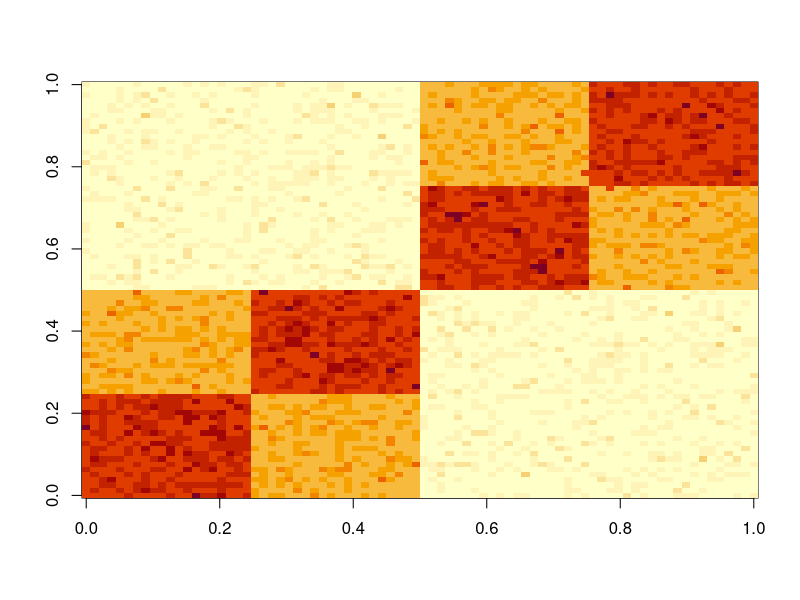
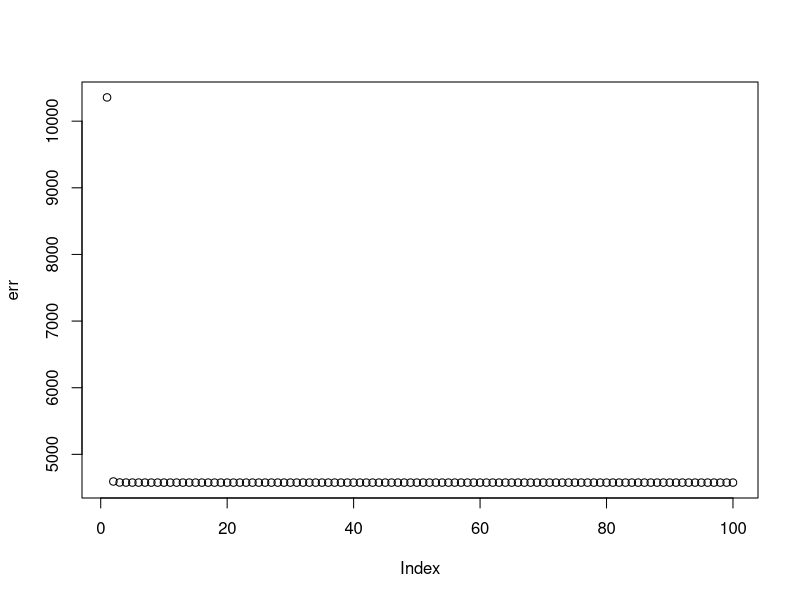
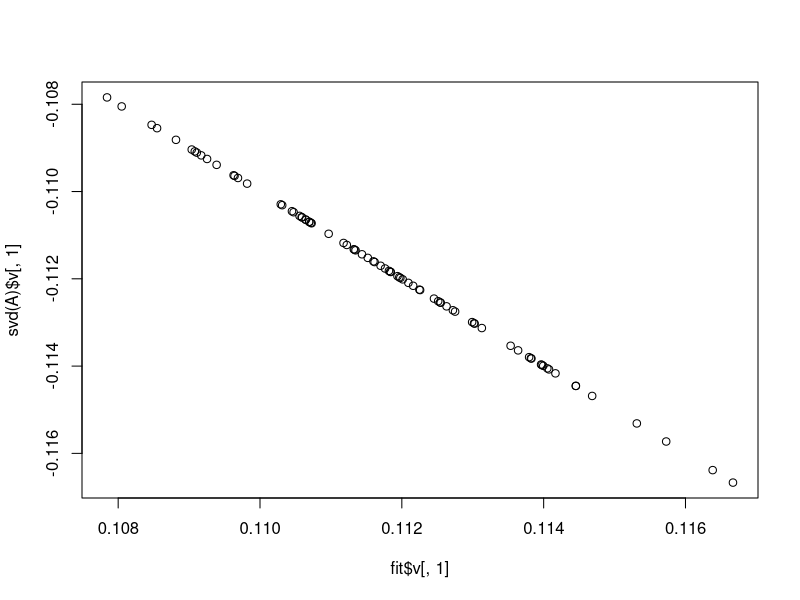
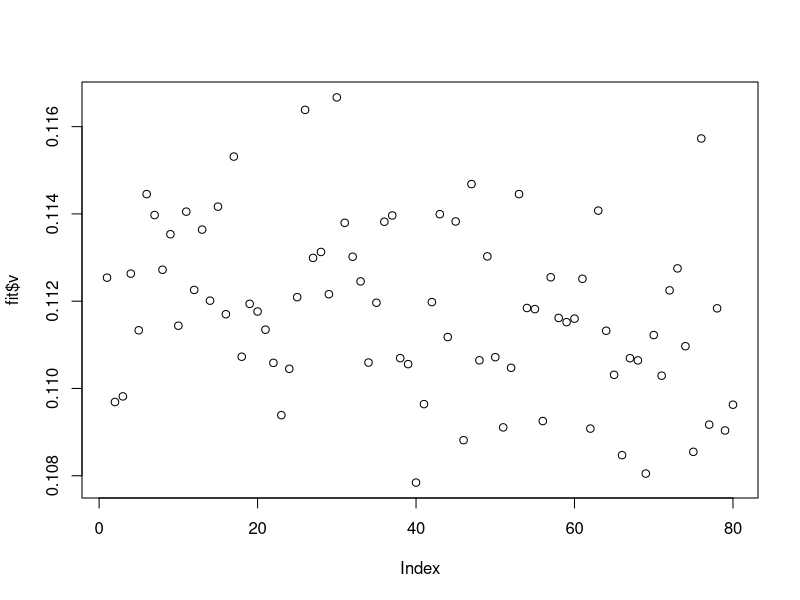
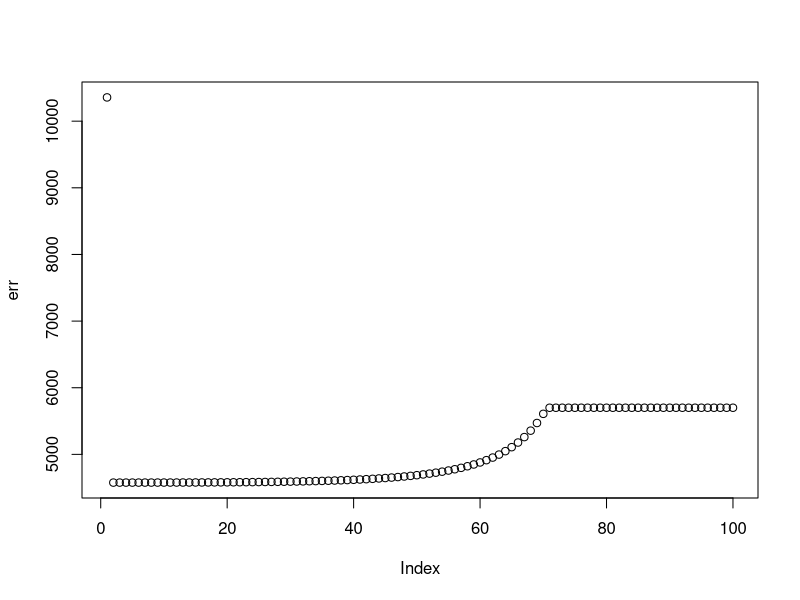
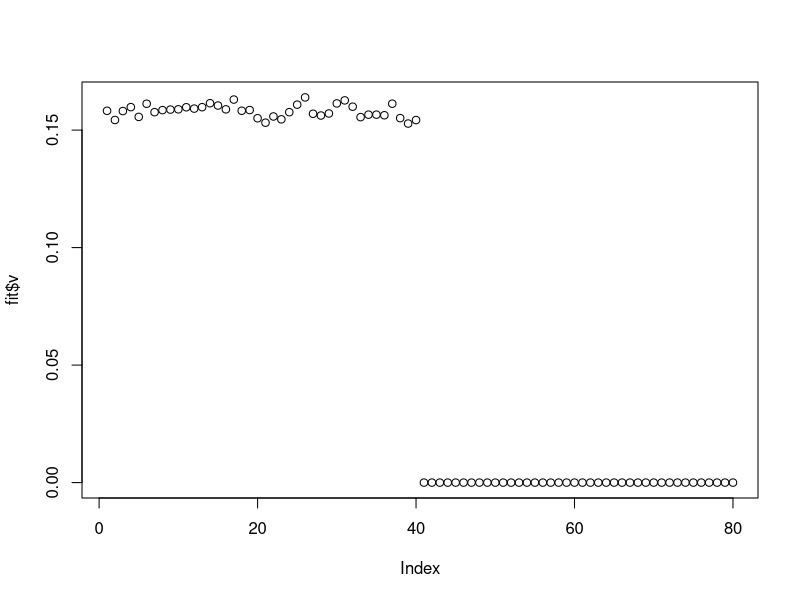
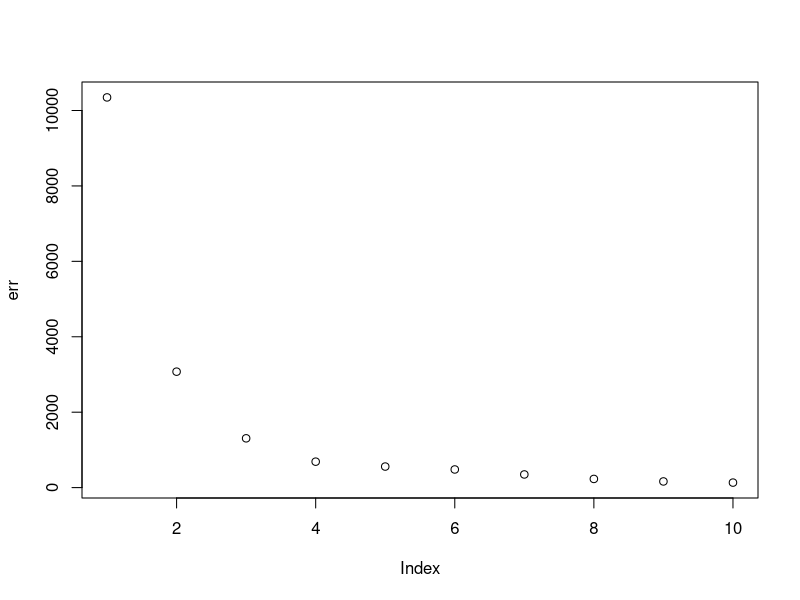
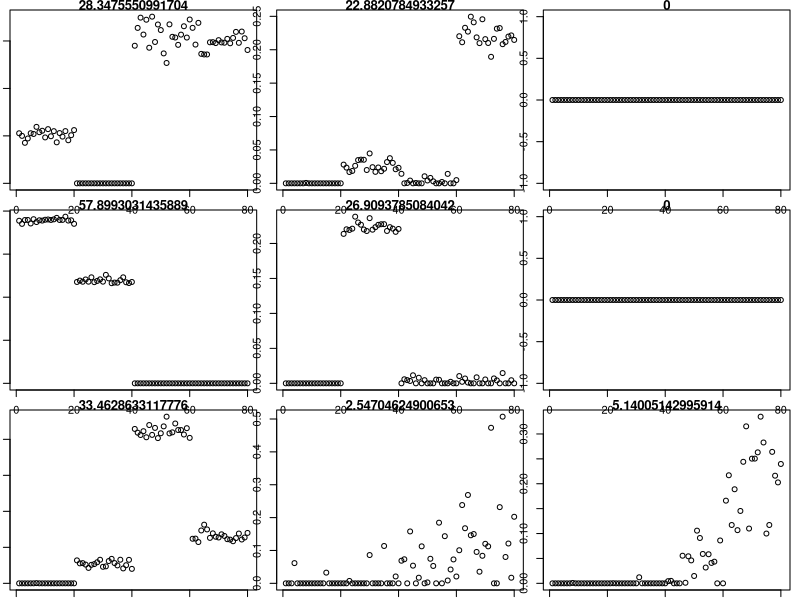

These charts were generated, in order, by the following R code:
## ---- chunk 1
# minimize ||S - vDv'|| + \lambda \sum abs(v) subject to v>0 
# lambda is the strength of the L1 penalty
sym_nmf_update = function(S,v,d,lambda=0){
  K = ncol(v)
  for(k in 1:K){
    U = v[,-k,drop=FALSE]
    D = diag(d[-k],nrow=length(d[-k]))
    
    newv = pmax(S %*% v[,k,drop=FALSE] - U %*% D %*% t(U) %*% v[,k,drop=FALSE] - lambda,0)
    if(!all(newv==0)){
      v[,k] = newv/sqrt(sum(newv^2))
    } else {
      v[,k] = newv
    }
    d[k] = t(v[,k]) %*% S %*% v[,k] - t(v[,k]) %*% U %*% D %*% t(U) %*% v[,k] 
  }
  return(list(v=v,d=d))
}

# this is a simplified version for the rank 1 update for testing
sym_nmf_update_r1= function(S,v,d,lambda=0){
  v = pmax(S %*% v - lambda,0)
  v = v/sqrt(sum(v^2))
  d = t(v) %*% S %*% v
  return(list(v=cbind(v),d=as.vector(d)))
}

compute_sqerr = function(S,fit){
  sum((A-fit$v %*% diag(fit$d,nrow=length(fit$d)) %*% t(fit$v))^2)
}
## ---- chunk 2
set.seed(1)
n = 40
x = cbind(c(rep(1,n),rep(0,n)), c(rep(0,n),rep(1,n)), c(rep(1,n/2),rep(0,3*n/2)), c(rep(0,n/2), rep(1,n/2), rep(0,n)), c(rep(0,n),rep(1,n/2),rep(0,n/2)), c(rep(0,3*n/2),rep(1,n/2)))
E = matrix(0.1*rexp(2*n*2*n),nrow=2*n)
E = E+t(E) #symmetric errors
A = x %*% t(x) + E
image(A)
## ---- chunk 3
set.seed(1)
K = 1
v = matrix(nrow=2*n,ncol=K)
for(k in 1:K){
  v[,k] = pmax(cbind(rnorm(2*n)),0) # initialize v
  v[,k] = v[,k]/sum(v[,k]^2)
}
d = rep(1,K)

fit = list(v=v,d=d)
err = rep(0,10)
err[1] = compute_sqerr(A,fit)
for(i in 2:100){
  fit = sym_nmf_update(A,fit$v,fit$d)
  err[i] = compute_sqerr(A,fit)
}
plot(err)
plot(fit$v[,1],svd(A)$v[,1])
plot(fit$v)
## ---- chunk 4
set.seed(1)
K = 1
v = matrix(nrow=2*n,ncol=K)
for(k in 1:K){
  v[,k] = pmax(cbind(rnorm(2*n)),0) # initialize v
  v[,k] = v[,k]/sum(v[,k]^2)
}
d = rep(1,K)

fit = list(v=v,d=d)
err = rep(0,10)
err[1] = compute_sqerr(A,fit)
for(i in 2:100){
  fit = sym_nmf_update(A,fit$v,fit$d,lambda=0)
  err[i] = compute_sqerr(A,fit)
}

for(i in 2:100){
  fit = sym_nmf_update(A,fit$v,fit$d,lambda=2)
  err[i] = compute_sqerr(A,fit)
}
plot(err)
plot(fit$v)
## ---- chunk 5
set.seed(1)
K = 9
V = matrix(rnorm(K*2*n),ncol=K)
for(k in 1:K){
  V[,k] = pmax(V[,k],0) # initialize V
  V[,k] = V[,k]/sum(V[,k]^2)
}
d = rep(1,K)

fit = list(v=V,d=d)
err = rep(0,10)
err[1] = sum((A-fit$v %*% diag(fit$d) %*% t(fit$v))^2)
for(i in 2:10){
  fit = sym_nmf_update(A,fit$v,fit$d)
  err[i] = sum((A-fit$v %*% diag(fit$d) %*% t(fit$v))^2)
}
plot(err)

par(mfcol=c(3,3),mai=rep(0.1,4))
for(i in 1:9){plot(fit$v[,i],main=paste0(fit$d[i]))}
## ---- chunk 6
par(mfcol=c(1,1),mai=c(0.4,0.4,0.4,0.4))
fitted = fit$v %*% diag(fit$d) %*% t(fit$v)
plot(as.vector(fitted),as.vector(A))
plot(as.vector(x %*% t(x)),as.vector(A))

compute_sqerr(A,fit)
compute_sqerr(A,fit=list(v=x,d=rep(1,6)))
